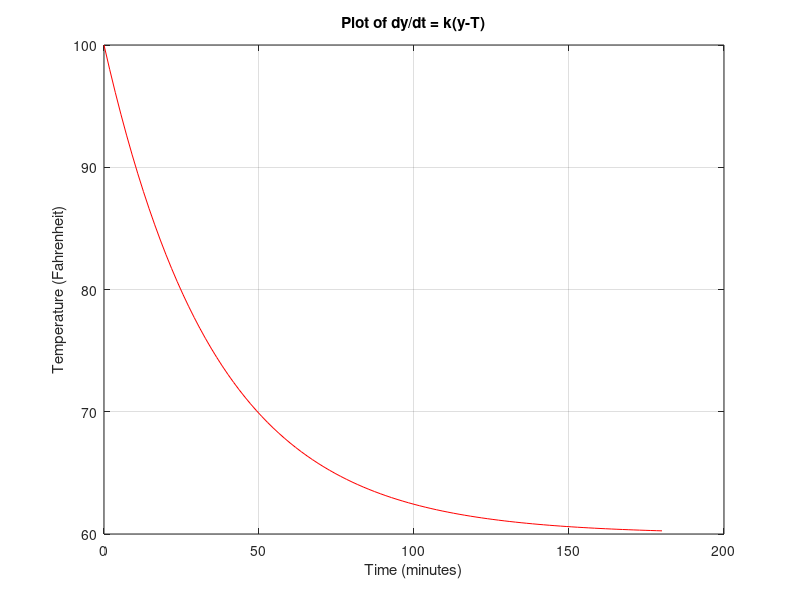

The MATLAB source for this figure:
%Conor Nailos
%3/24/16
%Uses improved Euler method to approximate dy/dt=k(y-T)
clear;clc

%% Set Parameters
k = -0.028;
T = 60;
tmin = 0;
tmax = 180;
Nt = 100;

%% Initialize Vectors
t = linspace(tmin,tmax,Nt);
dt = t(2) - t(1);
y = zeros(1,Nt);
y(1) = 100;

%% Euler Method

for iy = 1:Nt-1;
    y(iy+1) = (2*y(iy) + y(iy)*dt*k - 2*k*T*dt)/(2-k*dt);
end

%% Plot
plot(t,y,'r')
xlabel('Time (minutes)')
ylabel('Temperature (Fahrenheit)')
title('Plot of dy/dt = k(y-T)')
grid on
